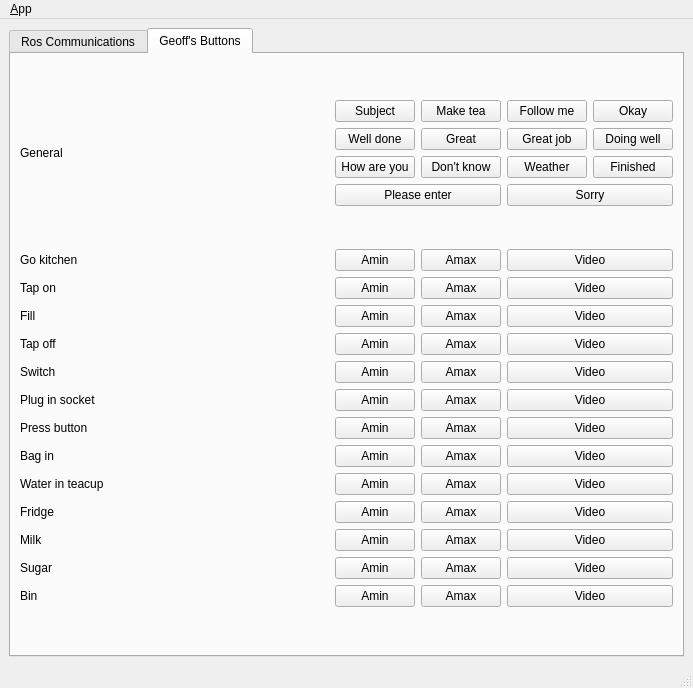
<?xml version="1.0" encoding="UTF-8"?>
<ui version="4.0">
 <class>MainWindowDesign</class>
 <widget class="QMainWindow" name="MainWindowDesign">
  <property name="geometry">
   <rect>
    <x>0</x>
    <y>0</y>
    <width>693</width>
    <height>688</height>
   </rect>
  </property>
  <property name="windowTitle">
   <string>QRosApp</string>
  </property>
  <property name="windowIcon">
   <iconset resource="../resources/images.qrc">
    <normaloff>:/images/icon.png</normaloff>:/images/icon.png</iconset>
  </property>
  <property name="locale">
   <locale language="English" country="Australia"/>
  </property>
  <widget class="QWidget" name="centralwidget">
   <layout class="QHBoxLayout">
    <item>
     <widget class="QTabWidget" name="tab_manager">
      <property name="enabled">
       <bool>true</bool>
      </property>
      <property name="minimumSize">
       <size>
        <width>100</width>
        <height>0</height>
       </size>
      </property>
      <property name="focusPolicy">
       <enum>Qt::TabFocus</enum>
      </property>
      <property name="locale">
       <locale language="English" country="Australia"/>
      </property>
      <property name="currentIndex">
       <number>1</number>
      </property>
      <widget class="QWidget" name="tab_status">
       <attribute name="title">
        <string>Ros Communications</string>
       </attribute>
       <layout class="QVBoxLayout" name="verticalLayout_2">
        <item>
         <widget class="QGroupBox" name="groupBox_12">
          <property name="sizePolicy">
           <sizepolicy hsizetype="MinimumExpanding" vsizetype="Preferred">
            <horstretch>0</horstretch>
            <verstretch>0</verstretch>
           </sizepolicy>
          </property>
          <property name="title">
           <string>Logging</string>
          </property>
          <layout class="QGridLayout" name="gridLayout_3">
           <item row="1" column="0">
            <widget class="QListView" name="view_logging"/>
           </item>
           <item row="0" column="0">
            <widget class="QGroupBox" name="groupBox">
             <property name="title">
              <string>Ros Master</string>
             </property>
             <layout class="QGridLayout" name="gridLayout">
              <item row="0" column="0">
               <widget class="QLabel" name="label">
                <property name="frameShape">
                 <enum>QFrame::StyledPanel</enum>
                </property>
                <property name="frameShadow">
                 <enum>QFrame::Raised</enum>
                </property>
                <property name="text">
                 <string>Ros Master Url</string>
                </property>
               </widget>
              </item>
              <item row="1" column="0" colspan="2">
               <widget class="QLineEdit" name="line_edit_master">
                <property name="text">
                 <string>http://192.168.1.2:11311/</string>
                </property>
               </widget>
              </item>
              <item row="2" column="0">
               <widget class="QLabel" name="label_2">
                <property name="frameShape">
                 <enum>QFrame::StyledPanel</enum>
                </property>
                <property name="frameShadow">
                 <enum>QFrame::Raised</enum>
                </property>
                <property name="text">
                 <string>Ros IP</string>
                </property>
               </widget>
              </item>
              <item row="3" column="0" colspan="2">
               <widget class="QLineEdit" name="line_edit_host">
                <property name="text">
                 <string>192.168.1.67</string>
                </property>
               </widget>
              </item>
              <item row="4" column="0">
               <widget class="QLabel" name="label_3">
                <property name="frameShape">
                 <enum>QFrame::StyledPanel</enum>
                </property>
                <property name="frameShadow">
                 <enum>QFrame::Raised</enum>
                </property>
                <property name="text">
                 <string>Ros Hostname</string>
                </property>
               </widget>
              </item>
              <item row="5" column="0" colspan="2">
               <widget class="QLineEdit" name="line_edit_topic">
                <property name="enabled">
                 <bool>false</bool>
                </property>
                <property name="text">
                 <string>unused</string>
                </property>
               </widget>
              </item>
              <item row="6" column="0" colspan="2">
               <widget class="QCheckBox" name="checkbox_use_environment">
                <property name="layoutDirection">
                 <enum>Qt::RightToLeft</enum>
                </property>
                <property name="text">
                 <string>Use environment variables</string>
                </property>
               </widget>
              </item>
              <item row="7" column="0" colspan="2">
               <widget class="QCheckBox" name="checkbox_remember_settings">
                <property name="layoutDirection">
                 <enum>Qt::RightToLeft</enum>
                </property>
                <property name="text">
                 <string>Remember settings on startup</string>
                </property>
               </widget>
              </item>
              <item row="8" column="0">
               <spacer name="horizontalSpacer">
                <property name="orientation">
                 <enum>Qt::Horizontal</enum>
                </property>
                <property name="sizeHint" stdset="0">
                 <size>
                  <width>170</width>
                  <height>21</height>
                 </size>
                </property>
               </spacer>
              </item>
              <item row="8" column="1">
               <widget class="QPushButton" name="button_connect">
                <property name="enabled">
                 <bool>true</bool>
                </property>
                <property name="sizePolicy">
                 <sizepolicy hsizetype="MinimumExpanding" vsizetype="Fixed">
                  <horstretch>0</horstretch>
                  <verstretch>0</verstretch>
                 </sizepolicy>
                </property>
                <property name="toolTip">
                 <string>Set the target to the current joint trajectory state.</string>
                </property>
                <property name="statusTip">
                 <string>Clear all waypoints and set the target to the current joint trajectory state.</string>
                </property>
                <property name="text">
                 <string>Connect</string>
                </property>
               </widget>
              </item>
             </layout>
            </widget>
           </item>
          </layout>
         </widget>
        </item>
        <item>
         <widget class="QPushButton" name="quit_button">
          <property name="sizePolicy">
           <sizepolicy hsizetype="MinimumExpanding" vsizetype="Fixed">
            <horstretch>0</horstretch>
            <verstretch>0</verstretch>
           </sizepolicy>
          </property>
          <property name="text">
           <string>Quit</string>
          </property>
         </widget>
        </item>
       </layout>
      </widget>
      <widget class="QWidget" name="tab">
       <attribute name="title">
        <string>Geoff's Buttons</string>
       </attribute>
       <layout class="QGridLayout" name="gridLayout_9">
        <item row="0" column="2" rowspan="2">
         <layout class="QGridLayout" name="gridLayout_10">
          <item row="0" column="1">
           <layout class="QVBoxLayout" name="verticalLayout_16">
            <item>
             <layout class="QHBoxLayout" name="horizontalLayout">
              <item>
               <layout class="QVBoxLayout" name="verticalLayout">
                <item>
                 <widget class="QPushButton" name="pushButton00">
                  <property name="text">
                   <string>Subject</string>
                  </property>
                 </widget>
                </item>
                <item>
                 <widget class="QPushButton" name="pushButton10">
                  <property name="text">
                   <string>Well done</string>
                  </property>
                 </widget>
                </item>
                <item>
                 <widget class="QPushButton" name="pushButton20">
                  <property name="text">
                   <string>How are you</string>
                  </property>
                 </widget>
                </item>
               </layout>
              </item>
              <item>
               <layout class="QVBoxLayout" name="verticalLayout_3">
                <item>
                 <widget class="QPushButton" name="pushButton01">
                  <property name="text">
                   <string>Make tea</string>
                  </property>
                 </widget>
                </item>
                <item>
                 <widget class="QPushButton" name="pushButton11">
                  <property name="text">
                   <string>Great</string>
                  </property>
                 </widget>
                </item>
                <item>
                 <widget class="QPushButton" name="pushButton21">
                  <property name="text">
                   <string>Don't know</string>
                  </property>
                 </widget>
                </item>
               </layout>
              </item>
              <item>
               <layout class="QVBoxLayout" name="verticalLayout_4">
                <item>
                 <widget class="QPushButton" name="pushButton02">
                  <property name="text">
                   <string>Follow me</string>
                  </property>
                 </widget>
                </item>
                <item>
                 <widget class="QPushButton" name="pushButton12">
                  <property name="text">
                   <string>Great job</string>
                  </property>
                 </widget>
                </item>
                <item>
                 <widget class="QPushButton" name="pushButton22">
                  <property name="text">
                   <string>Weather</string>
                  </property>
                 </widget>
                </item>
               </layout>
              </item>
              <item>
               <layout class="QVBoxLayout" name="verticalLayout_5">
                <item>
                 <widget class="QPushButton" name="pushButton03">
                  <property name="text">
                   <string>Okay</string>
                  </property>
                 </widget>
                </item>
                <item>
                 <widget class="QPushButton" name="pushButton13">
                  <property name="text">
                   <string>Doing well</string>
                  </property>
                 </widget>
                </item>
                <item>
                 <widget class="QPushButton" name="pushButton23">
                  <property name="text">
                   <string>Finished</string>
                  </property>
                 </widget>
                </item>
               </layout>
              </item>
             </layout>
            </item>
            <item>
             <layout class="QHBoxLayout" name="horizontalLayout_2">
              <item>
               <widget class="QPushButton" name="pushButton30">
                <property name="text">
                 <string>Please enter</string>
                </property>
               </widget>
              </item>
              <item>
               <widget class="QPushButton" name="pushButton31">
                <property name="text">
                 <string>Sorry</string>
                </property>
               </widget>
              </item>
             </layout>
            </item>
           </layout>
          </item>
          <item row="1" column="1">
           <layout class="QHBoxLayout" name="horizontalLayout_9">
            <item>
             <layout class="QHBoxLayout" name="horizontalLayout_8">
              <item>
               <layout class="QVBoxLayout" name="verticalLayout_23">
                <item>
                 <widget class="QPushButton" name="pushButton40">
                  <property name="text">
                   <string>Amin</string>
                  </property>
                 </widget>
                </item>
                <item>
                 <widget class="QPushButton" name="pushButton50">
                  <property name="text">
                   <string>Amin</string>
                  </property>
                 </widget>
                </item>
                <item>
                 <widget class="QPushButton" name="pushButton60">
                  <property name="text">
                   <string>Amin</string>
                  </property>
                 </widget>
                </item>
                <item>
                 <widget class="QPushButton" name="pushButton70">
                  <property name="text">
                   <string>Amin</string>
                  </property>
                 </widget>
                </item>
                <item>
                 <widget class="QPushButton" name="pushButton80">
                  <property name="text">
                   <string>Amin</string>
                  </property>
                 </widget>
                </item>
                <item>
                 <widget class="QPushButton" name="pushButton90">
                  <property name="text">
                   <string>Amin</string>
                  </property>
                 </widget>
                </item>
                <item>
                 <widget class="QPushButton" name="pushButton100">
                  <property name="text">
                   <string>Amin</string>
                  </property>
                 </widget>
                </item>
                <item>
                 <widget class="QPushButton" name="pushButton110">
                  <property name="text">
                   <string>Amin</string>
                  </property>
                 </widget>
                </item>
                <item>
                 <widget class="QPushButton" name="pushButton120">
                  <property name="text">
                   <string>Amin</string>
                  </property>
                 </widget>
                </item>
                <item>
                 <widget class="QPushButton" name="pushButton130">
                  <property name="text">
                   <string>Amin</string>
                  </property>
                 </widget>
                </item>
                <item>
                 <widget class="QPushButton" name="pushButton140">
                  <property name="text">
                   <string>Amin</string>
                  </property>
                 </widget>
                </item>
                <item>
                 <widget class="QPushButton" name="pushButton150">
                  <property name="text">
                   <string>Amin</string>
                  </property>
                 </widget>
                </item>
                <item>
                 <widget class="QPushButton" name="pushButton160">
                  <property name="text">
                   <string>Amin</string>
                  </property>
                 </widget>
                </item>
               </layout>
              </item>
              <item>
               <layout class="QVBoxLayout" name="verticalLayout_24">
                <item>
                 <widget class="QPushButton" name="pushButton41">
                  <property name="text">
                   <string>Amax</string>
                  </property>
                 </widget>
                </item>
                <item>
                 <widget class="QPushButton" name="pushButton51">
                  <property name="text">
                   <string>Amax</string>
                  </property>
                 </widget>
                </item>
                <item>
                 <widget class="QPushButton" name="pushButton61">
                  <property name="text">
                   <string>Amax</string>
                  </property>
                 </widget>
                </item>
                <item>
                 <widget class="QPushButton" name="pushButton71">
                  <property name="text">
                   <string>Amax</string>
                  </property>
                 </widget>
                </item>
                <item>
                 <widget class="QPushButton" name="pushButton81">
                  <property name="text">
                   <string>Amax</string>
                  </property>
                 </widget>
                </item>
                <item>
                 <widget class="QPushButton" name="pushButton91">
                  <property name="text">
                   <string>Amax</string>
                  </property>
                 </widget>
                </item>
                <item>
                 <widget class="QPushButton" name="pushButton101">
                  <property name="text">
                   <string>Amax</string>
                  </property>
                 </widget>
                </item>
                <item>
                 <widget class="QPushButton" name="pushButton111">
                  <property name="text">
                   <string>Amax</string>
                  </property>
                 </widget>
                </item>
                <item>
                 <widget class="QPushButton" name="pushButton121">
                  <property name="text">
                   <string>Amax</string>
                  </property>
                 </widget>
                </item>
                <item>
                 <widget class="QPushButton" name="pushButton131">
                  <property name="text">
                   <string>Amax</string>
                  </property>
                 </widget>
                </item>
                <item>
                 <widget class="QPushButton" name="pushButton141">
                  <property name="text">
                   <string>Amax</string>
                  </property>
                 </widget>
                </item>
                <item>
                 <widget class="QPushButton" name="pushButton151">
                  <property name="text">
                   <string>Amax</string>
                  </property>
                 </widget>
                </item>
                <item>
                 <widget class="QPushButton" name="pushButton161">
                  <property name="text">
                   <string>Amax</string>
                  </property>
                 </widget>
                </item>
               </layout>
              </item>
             </layout>
            </item>
            <item>
             <layout class="QVBoxLayout" name="verticalLayout_25">
              <item>
               <widget class="QPushButton" name="pushButton42">
                <property name="text">
                 <string>Video</string>
                </property>
               </widget>
              </item>
              <item>
               <widget class="QPushButton" name="pushButton52">
                <property name="text">
                 <string>Video</string>
                </property>
               </widget>
              </item>
              <item>
               <widget class="QPushButton" name="pushButton62">
                <property name="text">
                 <string>Video</string>
                </property>
               </widget>
              </item>
              <item>
               <widget class="QPushButton" name="pushButton72">
                <property name="text">
                 <string>Video</string>
                </property>
               </widget>
              </item>
              <item>
               <widget class="QPushButton" name="pushButton82">
                <property name="text">
                 <string>Video</string>
                </property>
               </widget>
              </item>
              <item>
               <widget class="QPushButton" name="pushButton92">
                <property name="text">
                 <string>Video</string>
                </property>
               </widget>
              </item>
              <item>
               <widget class="QPushButton" name="pushButton102">
                <property name="text">
                 <string>Video</string>
                </property>
               </widget>
              </item>
              <item>
               <widget class="QPushButton" name="pushButton112">
                <property name="text">
                 <string>Video</string>
                </property>
               </widget>
              </item>
              <item>
               <widget class="QPushButton" name="pushButton122">
                <property name="text">
                 <string>Video</string>
                </property>
               </widget>
              </item>
              <item>
               <widget class="QPushButton" name="pushButton132">
                <property name="text">
                 <string>Video</string>
                </property>
               </widget>
              </item>
              <item>
               <widget class="QPushButton" name="pushButton142">
                <property name="text">
                 <string>Video</string>
                </property>
               </widget>
              </item>
              <item>
               <widget class="QPushButton" name="pushButton152">
                <property name="text">
                 <string>Video</string>
                </property>
               </widget>
              </item>
              <item>
               <widget class="QPushButton" name="pushButton162">
                <property name="text">
                 <string>Video</string>
                </property>
               </widget>
              </item>
             </layout>
            </item>
           </layout>
          </item>
          <item row="1" column="0">
           <layout class="QVBoxLayout" name="verticalLayout_26">
            <item>
             <widget class="QLabel" name="label2">
              <property name="text">
               <string>Go kitchen</string>
              </property>
             </widget>
            </item>
            <item>
             <widget class="QLabel" name="label3">
              <property name="text">
               <string>Tap on</string>
              </property>
             </widget>
            </item>
            <item>
             <widget class="QLabel" name="label4">
              <property name="text">
               <string>Fill</string>
              </property>
             </widget>
            </item>
            <item>
             <widget class="QLabel" name="label5">
              <property name="text">
               <string>Tap off</string>
              </property>
             </widget>
            </item>
            <item>
             <widget class="QLabel" name="label6">
              <property name="text">
               <string>Switch</string>
              </property>
             </widget>
            </item>
            <item>
             <widget class="QLabel" name="label7">
              <property name="text">
               <string>Plug in socket</string>
              </property>
             </widget>
            </item>
            <item>
             <widget class="QLabel" name="label8">
              <property name="text">
               <string>Press button</string>
              </property>
             </widget>
            </item>
            <item>
             <widget class="QLabel" name="label9">
              <property name="text">
               <string>Bag in</string>
              </property>
             </widget>
            </item>
            <item>
             <widget class="QLabel" name="label10">
              <property name="text">
               <string>Water in teacup</string>
              </property>
             </widget>
            </item>
            <item>
             <widget class="QLabel" name="label11">
              <property name="text">
               <string>Fridge</string>
              </property>
             </widget>
            </item>
            <item>
             <widget class="QLabel" name="label12">
              <property name="text">
               <string>Milk</string>
              </property>
             </widget>
            </item>
            <item>
             <widget class="QLabel" name="label13">
              <property name="text">
               <string>Sugar</string>
              </property>
             </widget>
            </item>
            <item>
             <widget class="QLabel" name="label14">
              <property name="text">
               <string>Bin</string>
              </property>
             </widget>
            </item>
           </layout>
          </item>
          <item row="0" column="0">
           <widget class="QLabel" name="label1">
            <property name="text">
             <string>General</string>
            </property>
           </widget>
          </item>
         </layout>
        </item>
       </layout>
       <zorder></zorder>
      </widget>
     </widget>
    </item>
   </layout>
  </widget>
  <widget class="QMenuBar" name="menubar">
   <property name="geometry">
    <rect>
     <x>0</x>
     <y>0</y>
     <width>693</width>
     <height>25</height>
    </rect>
   </property>
   <widget class="QMenu" name="menu_File">
    <property name="title">
     <string>&amp;App</string>
    </property>
    <addaction name="action_Preferences"/>
    <addaction name="separator"/>
    <addaction name="actionAbout"/>
    <addaction name="actionAbout_Qt"/>
    <addaction name="separator"/>
    <addaction name="action_Quit"/>
   </widget>
   <addaction name="menu_File"/>
  </widget>
  <widget class="QStatusBar" name="statusbar"/>
  <action name="action_Quit">
   <property name="text">
    <string>&amp;Quit</string>
   </property>
   <property name="shortcut">
    <string>Ctrl+Q</string>
   </property>
   <property name="shortcutContext">
    <enum>Qt::ApplicationShortcut</enum>
   </property>
  </action>
  <action name="action_Preferences">
   <property name="text">
    <string>&amp;Preferences</string>
   </property>
  </action>
  <action name="actionAbout">
   <property name="text">
    <string>&amp;About</string>
   </property>
  </action>
  <action name="actionAbout_Qt">
   <property name="text">
    <string>About &amp;Qt</string>
   </property>
  </action>
 </widget>
 <resources>
  <include location="../resources/images.qrc"/>
 </resources>
 <connections>
  <connection>
   <sender>action_Quit</sender>
   <signal>triggered()</signal>
   <receiver>MainWindowDesign</receiver>
   <slot>close()</slot>
   <hints>
    <hint type="sourcelabel">
     <x>-1</x>
     <y>-1</y>
    </hint>
    <hint type="destinationlabel">
     <x>399</x>
     <y>299</y>
    </hint>
   </hints>
  </connection>
  <connection>
   <sender>quit_button</sender>
   <signal>clicked()</signal>
   <receiver>MainWindowDesign</receiver>
   <slot>close()</slot>
   <hints>
    <hint type="sourcelabel">
     <x>859</x>
     <y>552</y>
    </hint>
    <hint type="destinationlabel">
     <x>469</x>
     <y>299</y>
    </hint>
   </hints>
  </connection>
 </connections>
</ui>
